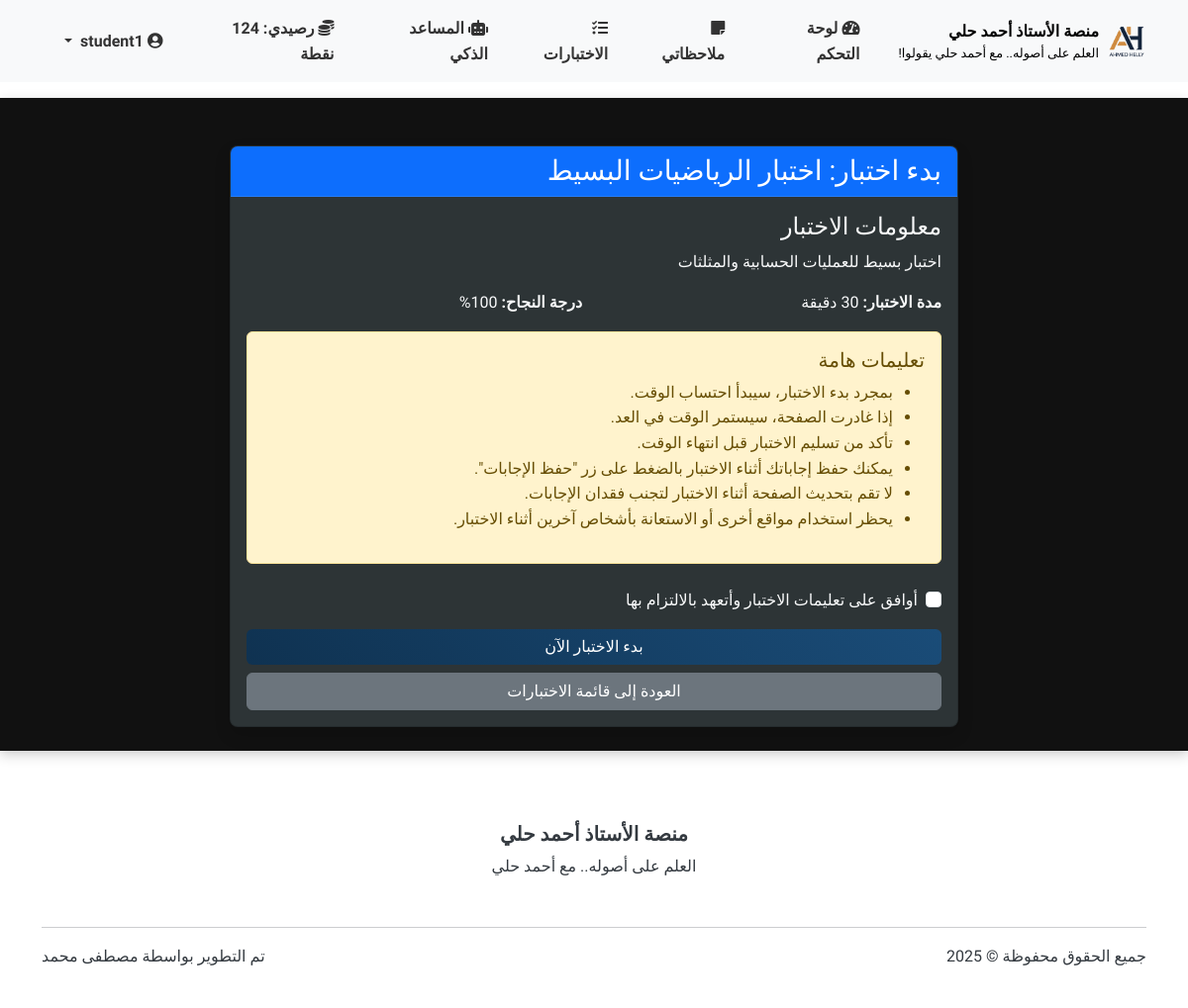
/student/tests/1/start (signed in), run on the app's committed database.
### models.py (models this page shows, shortened)
class User(UserMixin, db.Model):
    __tablename__ = 'users'
    id = db.Column(db.Integer, primary_key=True)
    username = db.Column(db.String(64), unique=True, nullable=False)
    full_name = db.Column(db.String(100), nullable=True)  # الاسم الثلاثي
    email = db.Column(db.String(100), nullable=True)  # البريد الإلكتروني للاستعادة
    phone = db.Column(db.String(20), nullable=True)   # رقم الهاتف للاستعادة
    password_hash = db.Column(db.String(256), nullable=False)
    role = db.Column(db.String(20), nullable=False)  # 'admin' or 'student'
    points = db.Column(db.Integer, default=0)  # نقاط المحفظة
    reset_token = db.Column(db.String(100), nullable=True)  # رمز استعادة كلمة المرور
    reset_token_expiry = db.Column(db.DateTime, nullable=True)  # تاريخ انتهاء صلاحية الرمز
    created_at = db.Column(db.DateTime, default=datetime.utcnow)  # تاريخ إنشاء الحساب
    videos = db.relationship('Video', backref='uploader', lazy='dynamic')
    comments = db.relationship('Comment', backref='author', lazy='dynamic')
    posts = db.relationship('Post', backref='author', lazy='dynamic')
    video_views = db.relationship('VideoView', backref='viewer', lazy='dynamic')
    liked_videos = db.relationship('VideoLike', foreign_keys='VideoLike.user_id', backref='liker', lazy='dynamic')
    def is_admin(self):
        return self.role == 'admin'

class Test(db.Model):
    __tablename__ = 'tests'
    id = db.Column(db.Integer, primary_key=True)
    title = db.Column(db.String(100), nullable=False)
    description = db.Column(db.Text, nullable=True)
    created_by = db.Column(db.Integer, db.ForeignKey('users.id'), nullable=False)
    created_at = db.Column(db.DateTime, default=datetime.utcnow)
    is_active = db.Column(db.Boolean, default=True)
    time_limit_minutes = db.Column(db.Integer, default=30)  # Time limit in minutes
    passing_score = db.Column(db.Integer, default=60)  # Passing score percentage
    max_attempts = db.Column(db.Integer, default=1)  # الحد الأقصى لعدد المحاولات المسموح بها
    access_type = db.Column(db.String(20), default='free')  # free, points, code, both
    points_required = db.Column(db.Integer, default=0)  # النقاط المطلوبة للدخول إلى الاختبار
    access_code = db.Column(db.String(20), nullable=True)  # كود الوصول للاختبار
    questions = db.relationship('TestQuestion', backref='test', lazy='dynamic', cascade='all, delete-orphan')
    attempts = db.relationship('TestAttempt', backref='test', lazy='dynamic')
    creator = db.relationship('User', backref=db.backref('created_tests', lazy='dynamic'))

### routes.py (the view, shortened to what this page needs)
@student_bp.route('/tests/<int:test_id>/start', methods=['GET', 'POST'])
@login_required
def start_test(test_id):
    if current_user.is_admin():
        flash('هذه الصفحة مخصصة للطلاب فقط.', 'warning')
        return redirect(url_for('admin.dashboard'))
    test = Test.query.get_or_404(test_id)
    if not test.is_active:
        flash('هذا الاختبار غير متاح حاليًا.', 'warning')
        return redirect(url_for('student.available_tests'))
    form = TestTakingForm()
    return render_template('student/start_test.html', test=test, form=form)

### forms.py
class TestTakingForm(FlaskForm):
    test_id = HiddenField('معرف الاختبار', validators=[DataRequired()])
    submit = SubmitField('بدء الاختبار')

### main.py (called while the page is built)
    @login_manager.user_loader
    def load_user(user_id):
        return models.User.query.get(int(user_id))

### routes.py (called while the page is built)
@app.context_processor
def inject_now():
    return {'now': datetime.now()}

### templates/student/start_test.html (shortened to what this page needs)
{% extends 'base.html' %}
{% block content %}
<div class="container mt-4">
    <div class="row">
        <div class="col-md-8 offset-md-2">
            <div class="card shadow">
                <div class="card-header bg-primary text-white">
                    <h3 class="card-title mb-0">بدء اختبار: {{ test.title }}</h3>
                </div>
                <div class="card-body">
                    <div class="test-info mb-4">
                        <h4>معلومات الاختبار</h4>
                        <p>{{ test.description }}</p>
                        <div class="row">
                            <div class="col-md-6">
                                <p><strong>مدة الاختبار:</strong> {{ test.time_limit_minutes }} دقيقة</p>
                            </div>
                            <div class="col-md-6">
                                <p><strong>درجة النجاح:</strong> {{ test.passing_score }}%</p>
                            </div>
                        </div>
                        <div class="alert alert-warning">
                            <h5>تعليمات هامة</h5>
                            <ul>
                                <li>بمجرد بدء الاختبار، سيبدأ احتساب الوقت.</li>
                                <li>إذا غادرت الصفحة، سيستمر الوقت في العد.</li>
                                <li>تأكد من تسليم الاختبار قبل انتهاء الوقت.</li>
                                <li>يمكنك حفظ إجاباتك أثناء الاختبار بالضغط على زر "حفظ الإجابات".</li>
                                <li>لا تقم بتحديث الصفحة أثناء الاختبار لتجنب فقدان الإجابات.</li>
                                <li>يحظر استخدام مواقع أخرى أو الاستعانة بأشخاص آخرين أثناء الاختبار.</li>
                            </ul>
                        </div>
                    </div>
                    <form method="POST" action="{{ url_for('student.start_test', test_id=test.id) }}">
                        <div class="form-check mb-3">
                            <input class="form-check-input" type="checkbox" id="agree_terms" required>
                            <label class="form-check-label" for="agree_terms">
                                أوافق على تعليمات الاختبار وأتعهد بالالتزام بها
                            </label>
                        </div>
                        <div class="d-grid gap-2">
                            <button type="submit" class="btn btn-primary">بدء الاختبار الآن</button>
                            <a href="{{ url_for('student.available_tests') }}" class="btn btn-secondary">العودة إلى قائمة الاختبارات</a>
                        </div>
                    </form>
                </div>
            </div>
        </div>
    </div>
</div>
{% endblock %}

### templates/base.html (shortened to what this page needs)
<!DOCTYPE html>
<html lang="ar" dir="rtl">
<head>
    <link rel="stylesheet" href="https://cdnjs.cloudflare.com/ajax/libs/font-awesome/5.15.4/css/all.min.css">
    <link rel="stylesheet" href="https://cdn.jsdelivr.net/npm/bootstrap@5.3.0/dist/css/bootstrap.rtl.min.css">
    <link rel="stylesheet" href="{{ url_for('static', filename='css/style.css') }}">
</head>
<body>
    <header>
        <nav class="navbar navbar-expand-lg navbar-light bg-light sticky-top">
            <div class="container">
                <a class="navbar-brand d-flex align-items-center" href="{{ url_for('main.index') }}">
                    <img src="{{ url_for('static', filename='img/ahmed-helly-logo.png') }}" alt="شعار المنصة" height="50">
                    <div class="ms-2 d-flex flex-column">
                        <span style="font-size: 1rem; color: #000; font-weight: bold;">منصة الأستاذ أحمد حلي</span>
                        <small class="d-none d-md-block" style="font-size: 0.8rem; color: #000;">العلم على أصوله.. مع أحمد حلي يقولوا!</small>
                    </div>
                </a>
                <div class="collapse navbar-collapse navbar-custom" id="navbarNav">
                    <ul class="navbar-nav">
                        {% if current_user.is_authenticated %}
                            {% if current_user.role == 'admin' %}
                                <li class="nav-item">
                                    <a class="nav-link {% if request.path.startswith('/admin/dashboard') %}active{% endif %}" href="{{ url_for('admin.dashboard') }}">
                                        <i class="fas fa-tachometer-alt"></i> لوحة التحكم
                                    </a>
                                </li>
                                <li class="nav-item">
                                    <a class="nav-link {% if request.path.startswith('/admin/upload_video') %}active{% endif %}" href="{{ url_for('admin.upload_video') }}">
                                        <i class="fas fa-video"></i> رفع فيديو
                                    </a>
                                </li>
                                <li class="nav-item">
                                    <a class="nav-link {% if request.path.startswith('/admin/create_post') %}active{% endif %}" href="{{ url_for('admin.create_post') }}">
                                        <i class="fas fa-edit"></i> إنشاء منشور
                                    </a>
                                </li>
                                <li class="nav-item">
                                    <a class="nav-link {% if request.path.startswith('/admin/lecture_codes') %}active{% endif %}" href="{{ url_for('admin.lecture_codes') }}">
                                        <i class="fas fa-key"></i> أكواد المحاضرات
                                    </a>
                                </li>
                                <li class="nav-item">
                                    <a class="nav-link {% if request.path.startswith('/admin/transfer_points') %}active{% endif %}" href="{{ url_for('admin.transfer_points') }}">
                                        <i class="fas fa-exchange-alt"></i> تحويل النقاط
                                    </a>
                                </li>
                                <li class="nav-item">
                                    <a class="nav-link {% if request.path.startswith('/admin/retry_requests') %}active{% endif %}" href="{{ url_for('admin_tests.retry_requests') }}">
                                        <i class="fas fa-redo-alt"></i> طلبات المحاولة الإضافية
                                    </a>
                                </li>
                            {% else %}
                                <li class="nav-item">
                                    <a class="nav-link {% if request.path.startswith('/student/dashboard') %}active{% endif %}" href="{{ url_for('student.dashboard') }}">
                                        <i class="fas fa-tachometer-alt"></i> لوحة التحكم
                                    </a>
                                </li>
                                <li class="nav-item">
                                    <a class="nav-link {% if request.path.startswith('/student/notes') %}active{% endif %}" href="{{ url_for('student.view_notes') }}">
                                        <i class="fas fa-sticky-note"></i> ملاحظاتي
                                    </a>
                                </li>
                                <li class="nav-item">
                                    <a class="nav-link {% if request.path.startswith('/student/tests') %}active{% endif %}" href="{{ url_for('student_tests.available_tests') }}">
                                        <i class="fas fa-tasks"></i> الاختبارات
                                    </a>
                                </li>
                                <li class="nav-item">
                                    <a class="nav-link {% if request.path == '/student/ai_chat' %}active{% endif %}" href="{{ url_for('student.ai_chat') }}">
                                        <i class="fas fa-robot"></i> المساعد الذكي
                                    </a>
                                </li>
                                <li class="nav-item">
                                    <a class="nav-link" href="#">
                                        <i class="fas fa-coins"></i> رصيدي: {{ current_user.points }} نقطة
                                    </a>
                                </li>
                            {% endif %}
                        {% endif %}
                    </ul>
                    {% if current_user.is_authenticated %}
                    <ul class="navbar-nav ms-auto">
                        <li class="nav-item dropdown">
                            <a class="nav-link dropdown-toggle" href="#" id="navbarDropdown" role="button"
                               data-bs-toggle="dropdown" aria-expanded="false">
                                <i class="fas fa-user-circle"></i>
                                {{ current_user.username }}
                            </a>
                        </li>
                    </ul>
                    {% endif %}
                </div>
            </div>
        </nav>
    </header>
    <main class="py-4">
        {% block content %}{% endblock %}
    </main>
    <footer class="bg-white py-4 mt-5">
        <div class="container">
            <div class="row align-items-center">
                <div class="col-md-12 text-center mb-3">
                    <h5 class="fw-bold">منصة الأستاذ أحمد حلي</h5>
                    <p class="mb-3">العلم على أصوله.. مع أحمد حلي</p>
                </div>
            </div>
            <hr>
            <div class="row">
                <div class="col-md-6">
                    <p>جميع الحقوق محفوظة &copy; 2025</p>
                </div>
                <div class="col-md-6 text-md-end">
                    <p>تم التطوير بواسطة <a href="https://www.linkedin.com/in/mstafamohamed/" target="_blank">مصطفى محمد</a></p>
                </div>
            </div>
        </div>
    </footer>
</body>
</html>

### static/css/style.css (style rules this page uses)
:root { --primary-color: #1a4c78; --primary-light: #2c6ca8; --primary-dark: #0f3251; --secondary-color: #27ae60; --secondary-light: #4cc482; --secondary-dark: #208e4e; --accent-color: #e67e22; --accent-light: #f4a261; --accent-dark: #c26620; --danger-color: #e74c3c; --text-light: #f8f9fa; --text-dark: #343a40; --bg-light: #ffffff; --bg-dark: #111111; --bg-card: #2d3436; --bg-card-dark: #222; --header-height: 80px; }
body { direction: rtl; text-align: right; font-family: 'Tajawal', 'Segoe UI', Tahoma, Geneva, Verdana, sans-serif; line-height: 1.6; color: #333; background-color: var(--bg-light); transition: background-color 0.3s ease; display: flex; flex-direction: column; min-height: 100vh; }
main { background-color: var(--bg-dark); color: var(--text-light); border-radius: 0; box-shadow: 0 4px 12px rgba(0,0,0,0.2); padding: 20px 0; flex: 1; }
header, footer { background-color: var(--bg-light); color: var(--text-dark); }
.navbar-custom .nav-link { color: var(--text-dark) !important; margin-right: 15px; padding: 8px 15px; border-radius: 5px; transition: all 0.3s ease; font-weight: bold; }
.card { animation: fadeIn 0.6s ease-out; border-radius: 8px; overflow: hidden; box-shadow: 0 4px 12px rgba(0,0,0,0.1); transition: all 0.3s ease; background-color: var(--bg-card); color: var(--text-light); }
.card .card-header { background-color: var(--bg-card-dark); color: var(--text-light); border-bottom: 1px solid rgba(255,255,255,0.1); }
.btn { transition: all 0.3s ease; border-radius: 6px; font-weight: 500; }
.btn-primary { background: linear-gradient(45deg, var(--primary-dark), var(--primary-color)); border: none; }
footer { background-color: var(--bg-light); color: var(--text-dark); padding: 2rem 0; }
footer a { color: var(--text-dark); text-decoration: none; transition: all 0.3s ease; }
.navbar-brand img { max-height: 40px; }
.navbar-custom .nav-link { font-weight: bold; }

### templates/base.html (style rules this page uses)
body { font-family: 'Tajawal', sans-serif; }
.navbar-custom .nav-link { color: #333 !important; margin-left: 15px; font-weight: bold; }

### data on the page
User: points "124", username "student1"
Test: title "اختبار الرياضيات البسيط", description "اختبار بسيط للعمليات الحسابية والمثلثات", passing_score "100"
